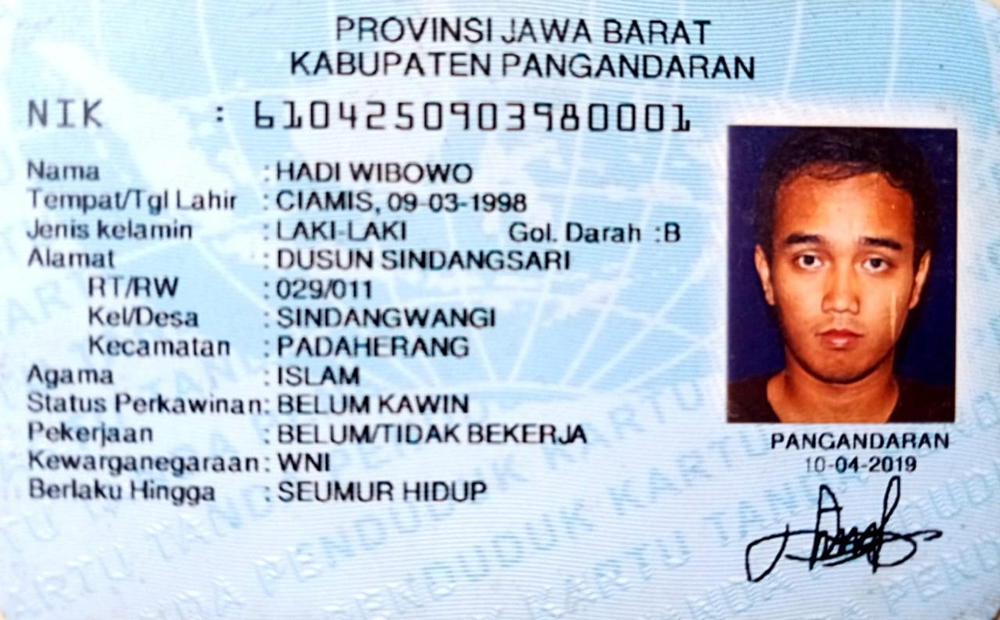
#> input picture KTPscan/ktp (3).jpg, 1000 x 620 px, shrunk from 1280 x 794 before the run
$ python ocr.py
#> lines starting #> are read from the running program, lines starting #| are printed output that depends on the picture; after the words box and inside, x2 and y2 are one past the last pixel; in counts of white or black regions, pixels touching at a corner belong together
import cv2
import pytesseract
import json
import numpy as np
from difflib import SequenceMatcher

# Constants
IMAGE_FILE = "KTPscan/ktp (3).jpg"
THRESHOLD_VALUE = 170
LANG = "ind"
ALLOWED_FIELDS = ["NIK", "Nama"]
GROUND_TRUTH = {
    "NIK": "6104250903980001",
    "Nama": "HADI WIBOWO"
}

# Function Definitions
def similarity_ratio(a, b):
    return SequenceMatcher(None, a, b).ratio()

def calculate_accuracy(ground_truth, extracted_text):
    return similarity_ratio(ground_truth, extracted_text) * 100

def extract_data(image_path):
#> called with image_path = 'KTPscan/ktp (3).jpg'
    with open(image_path, "rb") as img_file:
        img = cv2.imdecode(np.frombuffer(img_file.read(), np.uint8), cv2.IMREAD_COLOR)
#> img is the input picture: shape (620, 1000, 3); mean B, G, R 211.2, 197.6, 187.3
    gray = cv2.cvtColor(img, cv2.COLOR_BGR2GRAY)
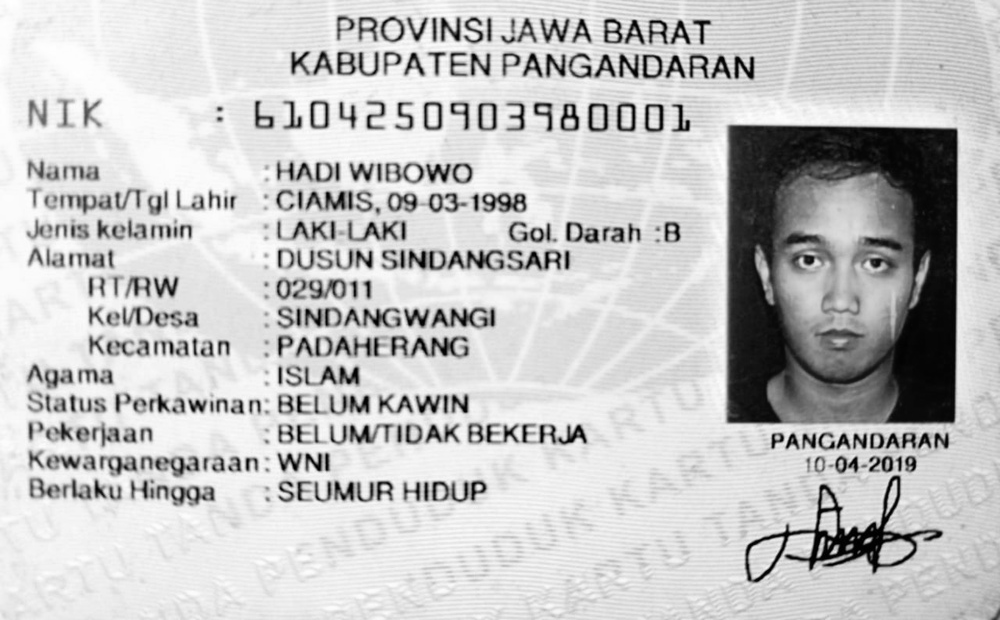
#> gray: shape (620, 1000); min 0, max 255, mean 196.1
    _, threshed = cv2.threshold(gray, THRESHOLD_VALUE, 200, cv2.THRESH_BINARY)
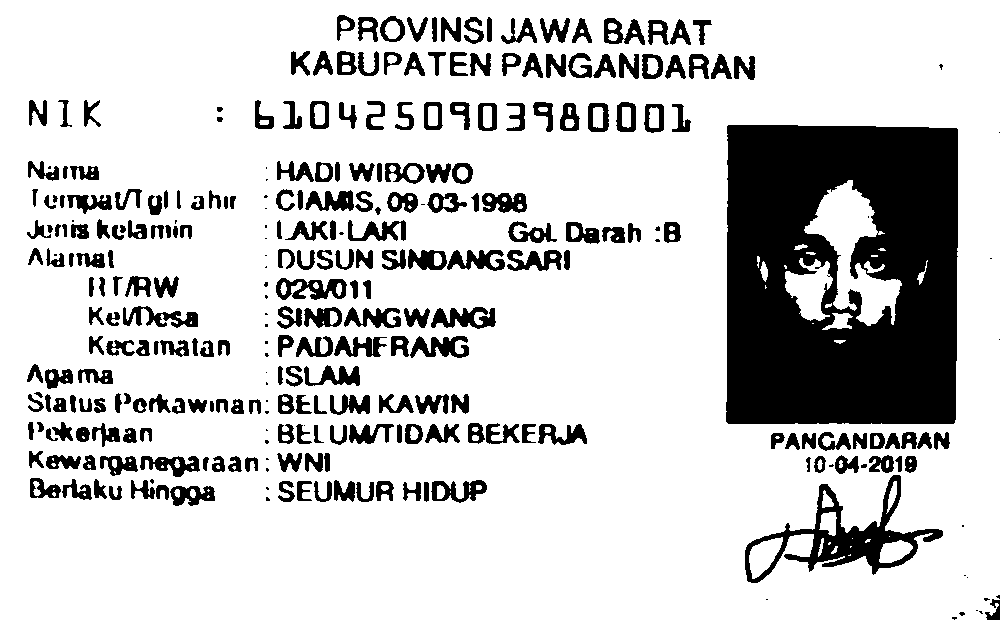
#> threshed: shape (620, 1000); values 0 (black) and 200 (white), 80% white; 303 black regions (50 under 20 px), largest, box (x1, y1, x2, y2) and area: (726, 125, 958, 424) 60382, (745, 475, 943, 583) 5140, (276, 278, 347, 300) 882
#> (the run stopped early here; a loop or call above may not have finished)

$ run again, with KTPscan/ktp (2).jpg copied over KTPscan/ktp (3).jpg
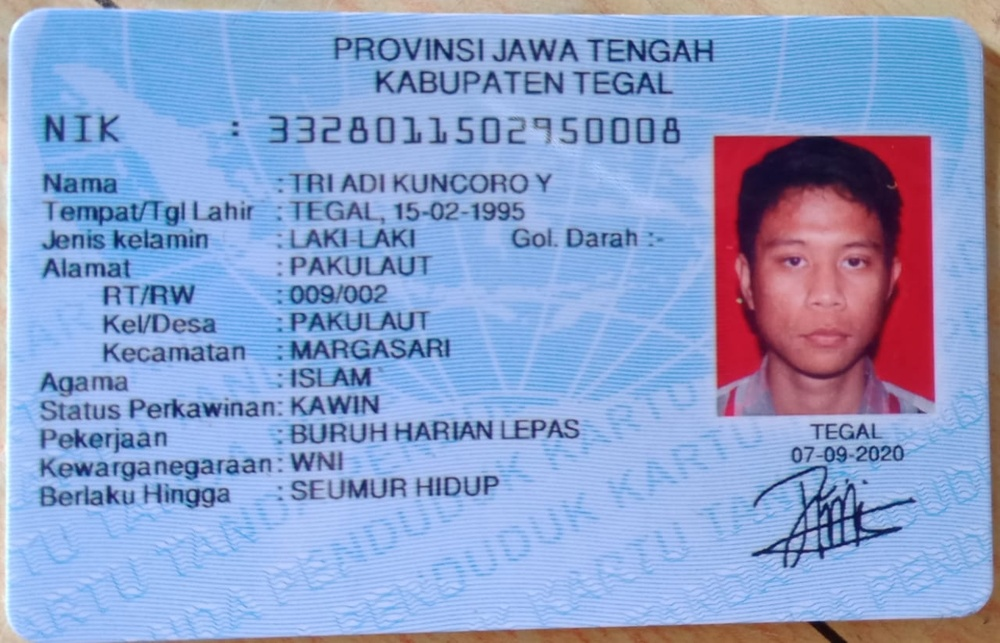
#> input picture KTPscan/ktp (2).jpg, 1000 x 643 px, shrunk from 1280 x 823 before the run
#> in extract_data, img is the input picture: shape (643, 1000, 3); mean B, G, R 203.6, 159.1, 139.1
#> in extract_data, `gray = cv2.cvtColor(img, cv2.COLOR_BGR2GRAY)`:
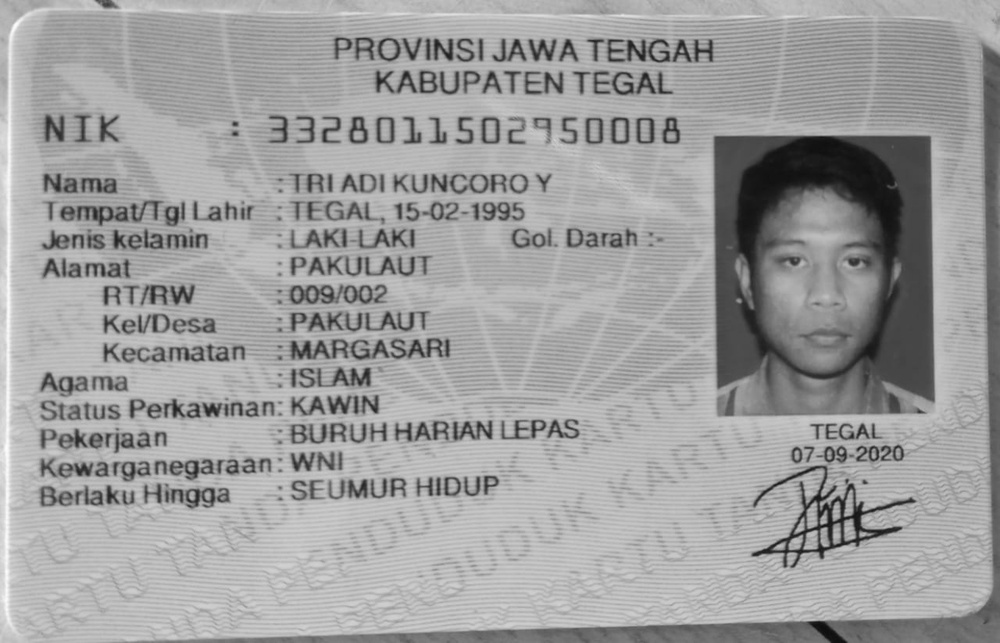
#> gray: shape (643, 1000); min 11, max 253, mean 158.2
#> in extract_data, `_, threshed = cv2.threshold(gray, THRESHOLD_VALUE, 200, cv2.THRESH_BIN..`:
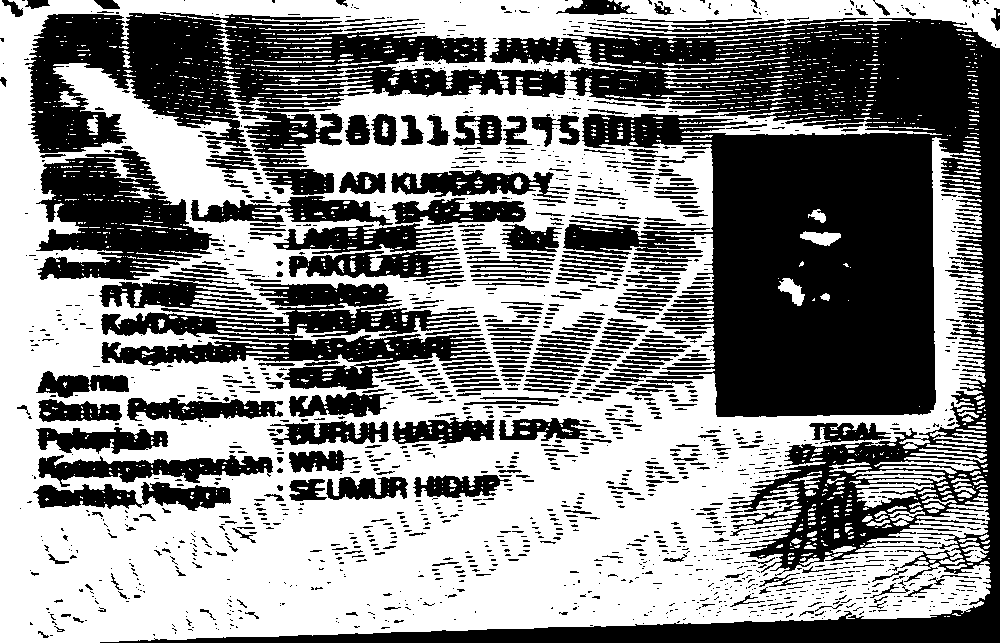
#> threshed: shape (643, 1000); values 0 (black) and 200 (white), 53% white; 1598 black regions (1117 under 20 px), largest, box (x1, y1, x2, y2) and area: (100, 18, 1000, 643) 145344, (25, 12, 568, 153) 35161, (101, 283, 491, 390) 17767

$ run again, with KTPscan/ktp (42).jpg copied over KTPscan/ktp (3).jpg
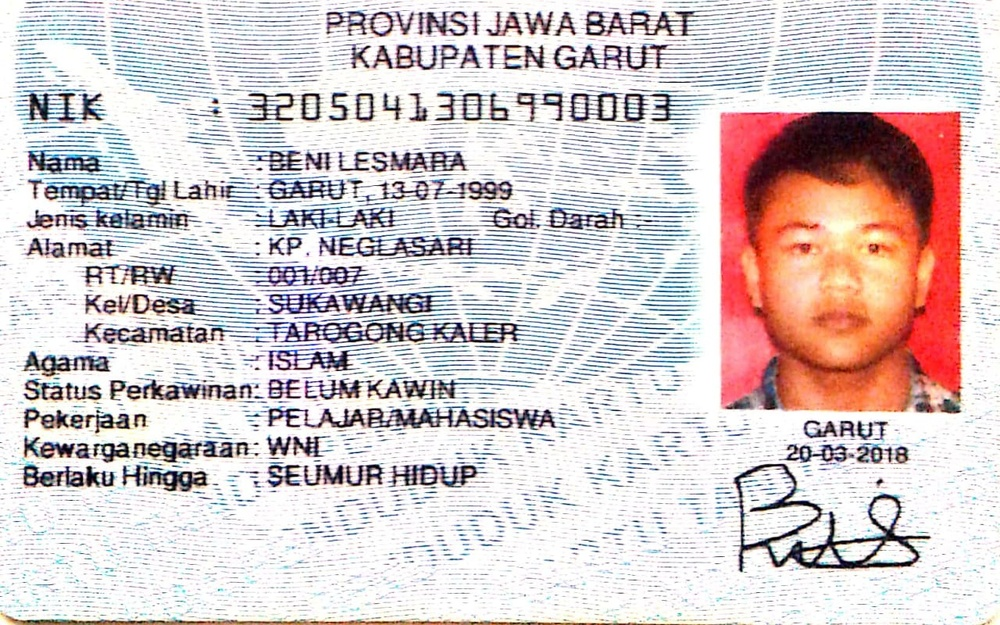
#> input picture KTPscan/ktp (42).jpg, 1000 x 625 px, shrunk from 1280 x 800 before the run
#> in extract_data, img is the input picture: shape (625, 1000, 3); mean B, G, R 202.3, 201.8, 214
#> in extract_data, `gray = cv2.cvtColor(img, cv2.COLOR_BGR2GRAY)`:
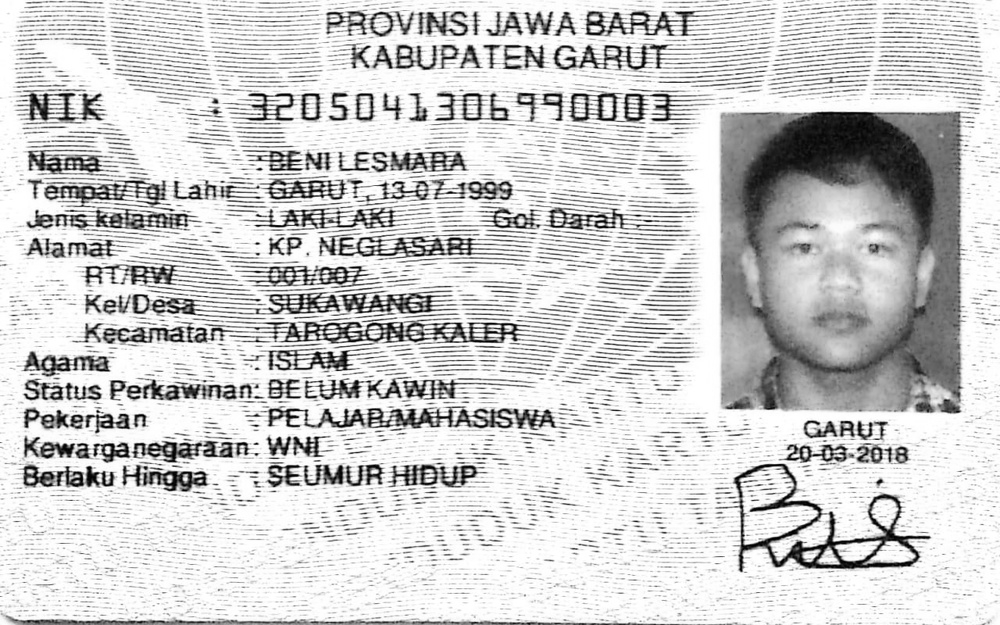
#> gray: shape (625, 1000); min 0, max 255, mean 205.5
#> in extract_data, `_, threshed = cv2.threshold(gray, THRESHOLD_VALUE, 200, cv2.THRESH_BIN..`:
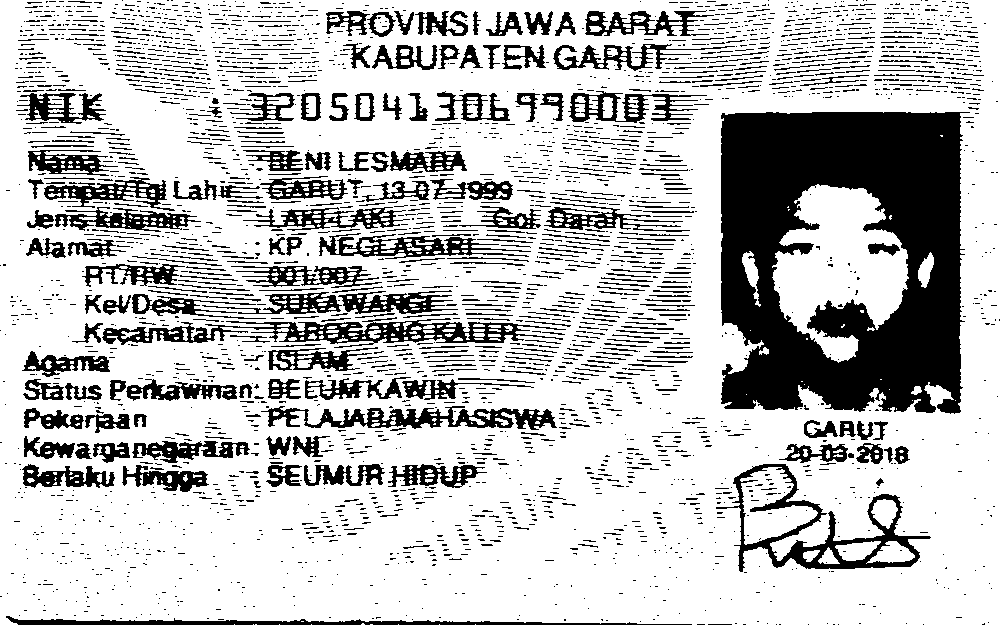
#> threshed: shape (625, 1000); values 0 (black) and 200 (white), 75.5% white; 2895 black regions (2380 under 20 px), largest, box (x1, y1, x2, y2) and area: (721, 112, 970, 414) 53520, (102, 317, 566, 348) 4804, (716, 464, 931, 572) 4638

$ run again, with KTPscan/ktp (45).jpg copied over KTPscan/ktp (3).jpg
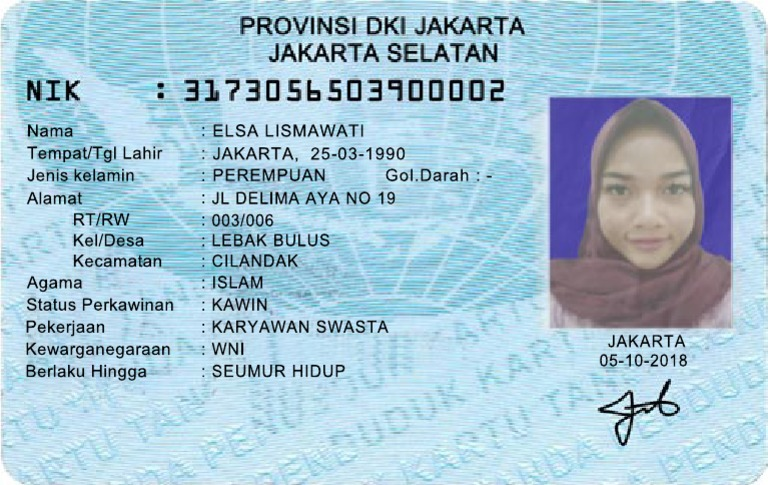
#> input picture KTPscan/ktp (45).jpg, 768 x 485 px
#> in extract_data, img is the input picture: shape (485, 768, 3); mean B, G, R 213.2, 196, 164.3
#> in extract_data, `gray = cv2.cvtColor(img, cv2.COLOR_BGR2GRAY)`:
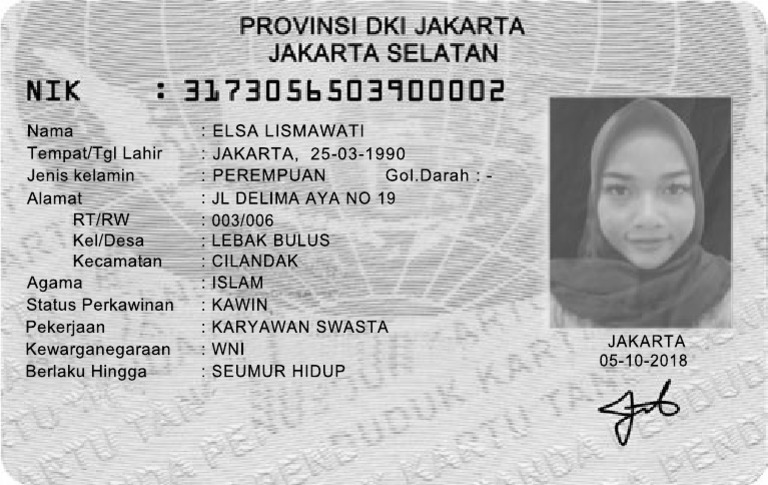
#> gray: shape (485, 768); min 0, max 255, mean 188.5
#> in extract_data, `_, threshed = cv2.threshold(gray, THRESHOLD_VALUE, 200, cv2.THRESH_BIN..`:
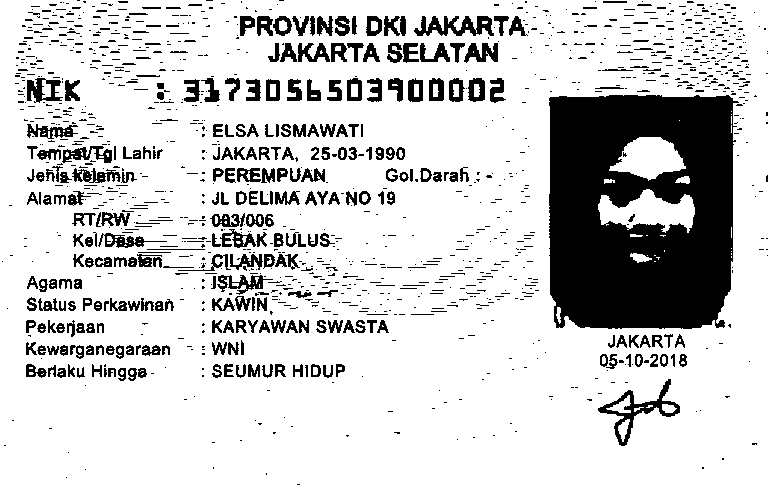
#> threshed: shape (485, 768); values 0 (black) and 200 (white), 80.6% white; 1307 black regions (1008 under 20 px), largest, box (x1, y1, x2, y2) and area: (549, 95, 739, 329) 36795, (598, 379, 680, 446) 1116, (414, 16, 494, 36) 879
